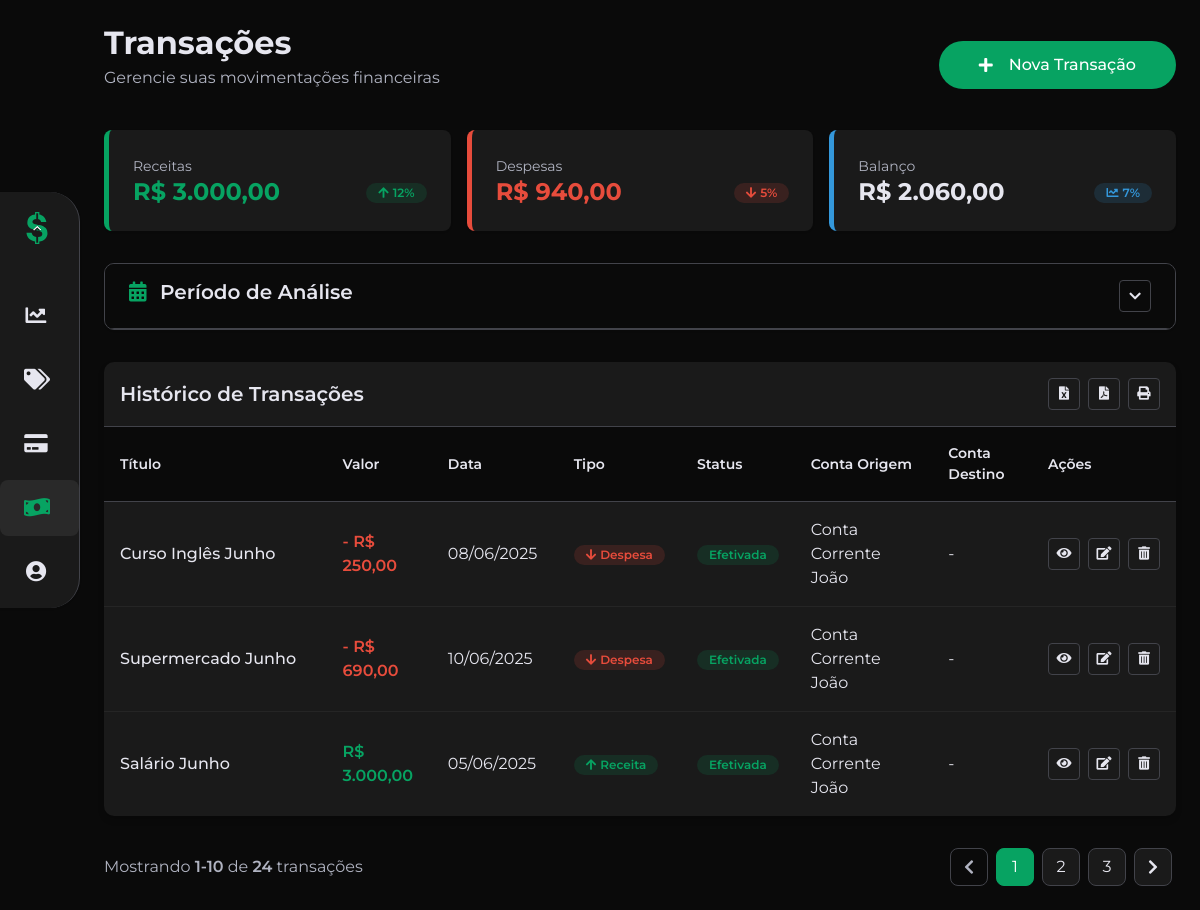
The app's page /pages/transacoes.php (signed in) with its own data.
### tables this page shows
CREATE TABLE TRANSACAO (
    ID_Transacao INT AUTO_INCREMENT PRIMARY KEY,
    Titulo varchar(150) not null,
    Descricao VARCHAR(255) NOT NULL,
    Valor DECIMAL(15,2) NOT NULL,
    FormaPagamento ENUM('debito', 'credito', 'dinheiro', 'pix', 'boleto', 'transferencia') DEFAULT NULL,
    Data DATE NOT NULL,
    DataRegistro DATETIME NOT NULL DEFAULT CURRENT_TIMESTAMP,
    Tipo ENUM('Despesa', 'Receita', 'Transferência') NOT NULL,
    Status ENUM('Pendente', 'Efetivada', 'Cancelada') NOT NULL DEFAULT 'Efetivada',
    ID_ContaRemetente INT NOT NULL,
    ID_Categoria INT,
    ID_ContaDestinataria INT,
    ID_Usuario INT NOT NULL,
    CONSTRAINT FK_Transacao_Usuario FOREIGN KEY (ID_Usuario) 
        REFERENCES USUARIO(ID_Usuario) ON DELETE CASCADE,
    CONSTRAINT FK_Transacao_Conta FOREIGN KEY (ID_ContaRemetente) 
        REFERENCES CONTA(ID_Conta) ON DELETE CASCADE,
    CONSTRAINT FK_Transacao_Categoria FOREIGN KEY (ID_Categoria) 
        REFERENCES CATEGORIA(ID_Categoria) ON DELETE SET NULL,
    CONSTRAINT FK_Transacao_ContaDestino FOREIGN KEY (ID_ContaDestinataria) 
        REFERENCES CONTA(ID_Conta) ON DELETE SET NULL
);

CREATE TABLE CONTA (
    ID_Conta INT AUTO_INCREMENT PRIMARY KEY,
    Nome VARCHAR(100) NOT NULL,
    Tipo ENUM('Corrente', 'Poupança', 'Cartão de Crédito', 'Investimento', 'Dinheiro', 'Outros') NOT NULL,
    Saldo DECIMAL(15 , 2 ) NOT NULL DEFAULT 0.00,
    Instituicao VARCHAR(100) NOT NULL,
    DataCriacao DATE NOT NULL,
    ID_Usuario INT NOT NULL,
    CONSTRAINT FK_Conta_Usuario FOREIGN KEY (ID_Usuario)
        REFERENCES USUARIO (ID_Usuario)
        ON DELETE CASCADE
);

### pages/transacoes/funcoes.php (called while the page is built, shortened)
<?php
require_once "../conexao.php";
function obterTransacoes($dataInicio = null, $dataFim = null): array {
    global $conn;
    $idUsuario = $_SESSION['id_usuario'];
    $sql = "
        SELECT
            t.*,
            cr.ID_Conta   AS ID_ContaRemetente,
            cr.Nome       AS NomeContaRemetente,
            cd.ID_Conta   AS ID_ContaDestinataria,
            cd.Nome       AS NomeContaDestinataria
        FROM TRANSACAO t
        LEFT JOIN CONTA cr ON t.ID_ContaRemetente   = cr.ID_Conta
        LEFT JOIN CONTA cd ON t.ID_ContaDestinataria = cd.ID_Conta
        WHERE t.ID_Usuario = ?
    ";
    $types  = "i";
    $params = [$idUsuario];
    if ($dataInicio !== null) {
        $sql    .= " AND t.Data >= ?";
        $types  .= "s";
        $params[] = $dataInicio;
    }
    if ($dataFim !== null) {
        $sql    .= " AND t.Data <= ?";
        $types  .= "s";
        $params[] = $dataFim;
    }
    $sql .= " ORDER BY t.ID_Transacao DESC";
    $stmt = $conn->prepare($sql);
    $stmt->bind_param($types, ...$params);
    $stmt->execute();
    $result = $stmt->get_result();
    $transacoes = $result->fetch_all(MYSQLI_ASSOC);
    return $transacoes;
}
function obterSaldoTipo($tipo, $dataInicio, $dataFim): float {
    global $conn;
    $sql = "
      SELECT COALESCE(SUM(Valor), 0) AS valor
      FROM TRANSACAO
      WHERE ID_Usuario = ?
        AND Tipo = ?
    ";
    $types  = "is";
    $params = [$_SESSION['id_usuario'], $tipo];
    if ($dataInicio !== null) {
        $sql    .= " AND Data >= ?";
        $types  .= "s";
        $params[] = $dataInicio;
    }
    if ($dataFim !== null) {
        $sql    .= " AND Data <= ?";
        $types  .= "s";
        $params[] = $dataFim;
    }
    $stmt = $conn->prepare($sql);
    $stmt->bind_param($types, ...$params);
    $stmt->execute();
    $result = $stmt->get_result();
    $row = $result->fetch_assoc();
    return (float)$row['valor'];
}
?>

### pages/transacoes.php (the view, shortened to what this page needs)
<?php
require_once 'transacoes/funcoes.php';
require_once 'header.php';
require_once 'sidebar.php';
require_once 'transacoes/modal.php';
$periodoSelecionado = $_GET['periodo'] ?? 'mes-atual';
switch ($periodoSelecionado) {
    case 'mes-atual':
    default:
        $dataInicio = date('Y-m-01');
        $dataFim    = date('Y-m-d');
        break;
}
$transacoes = obterTransacoes($dataInicio, $dataFim);
$totalReceita = obterSaldoTipo(tipo: 'Receita', dataInicio: $dataInicio, dataFim: $dataFim);
$totalDespesa = obterSaldoTipo(tipo: 'Despesa', dataInicio: $dataInicio, dataFim: $dataFim);
$totalBalanco = $totalReceita - $totalDespesa;
?>
<div class="content">
    <div class="mb-6">
        <div class="flex items-center justify-between mb-4">
            <div>
                <h2 class="text-2xl font-bold mb-1">Transações</h2>
                <p class="text-muted">Gerencie suas movimentações financeiras</p>
            </div>
            <button class="btn btn-primary btn-icon" data-toggle="modal" data-target="#transacaoModal" data-modal-open="#transacaoModal">
                <i class="fas fa-plus me-2"></i>
                Nova Transação
            </button>
        </div>
        <div class="d-flex justify-between gap-4 mt-5">
            <div class="summary-card income fade-in animation-delay-100 w-full">
                <span class="summary-label">Receitas</span>
                <div class="flex justify-between items-center">
                    <h3 class="summary-value income">
                        <?php echo 'R$ ' . number_format($totalReceita, 2, ',', '.'); ?>
                    </h3>
                    <div class="flex items-center gap-2">
                        <span class="badge badge-income"><i class="fas fa-arrow-up me-1"></i> 12%</span>
                    </div>
                </div>
            </div>
            <div class="summary-card expense fade-in animation-delay-200 w-full">
                <span class="summary-label">Despesas</span>
                <div class="flex justify-between items-center">
                    <h3 class="summary-value expense">
                        <?php echo 'R$ ' . number_format($totalDespesa, 2, ',', '.'); ?>
                    </h3>
                    <div class="flex items-center gap-2">
                        <span class="badge badge-expense"><i class="fas fa-arrow-down me-1"></i> 5%</span>
                    </div>
                </div>
            </div>
            <div class="summary-card balance fade-in animation-delay-300 w-full">
                <span class="summary-label">Balanço</span>
                <div class="flex justify-between items-center">
                    <h3 class="summary-value">
                        <?php echo 'R$ ' . number_format($totalBalanco, 2, ',', '.'); ?>
                    </h3>
                    <div class="flex items-center gap-2">
                        <span class="badge badge-info"><i class="fas fa-chart-line me-1"></i> 7%</span>
                    </div>
                </div>
            </div>
        </div>
    </div>
    <div class="card mb-6 fade-in animation-delay-100">
        <div class="card__header">
            <div class="flex justify-between items-center">
                <h4 class="card__title">
                    <i class="fas fa-calendar-alt me-2 text-primary"></i> Período de Análise
                </h4>
                <button class="btn-action" id="togglePeriodFilter">
                    <i class="fas fa-chevron-down transition-fast"></i>
                </button>
            </div>
        </div>
    </div>
    <div class="transaction-table-container fade-in-up">
        <div class="p-4 flex justify-between items-center border-bottom">
            <h4 class="font-semibold m-0">Histórico de Transações</h4>
            <div class="flex gap-2">
                <button class="btn-action" title="Exportar para Excel">
                    <i class="fas fa-file-excel"></i>
                </button>
                <button class="btn-action" title="Exportar para PDF">
                    <i class="fas fa-file-pdf"></i>
                </button>
                <button class="btn-action" title="Imprimir">
                    <i class="fas fa-print"></i>
                </button>
            </div>
        </div>
        <table class="transaction-table">
            <thead>
                <tr>
                    <th width="25%">Título</th>
                    <th width="10%">Valor</th>
                    <th width="12%">Data</th>
                    <th width="10%">Tipo</th>
                    <th width="10%">Status</th>
                    <th width="15%">Conta Origem</th>
                    <th width="10%">Conta Destino</th>
                    <th width="8%" class="text-center">Ações</th>
                </tr>
            </thead>
            <tbody>
                <?php
                if (empty($transacoes)) {
                    echo '<tr><td colspan="8">';
                    echo '<div class="empty-state my-5">';
                    echo '<i class="fas fa-receipt empty-state__icon"></i>';
                    echo '<h3 class="empty-state__title">Nenhuma transação encontrada</h3>';
                    echo '<p class="empty-state__description">Comece a registrar suas transações financeiras para visualizá-las aqui.</p>';
                    echo '<button class="btn btn-primary btn-icon" data-toggle="modal" data-target="#transacaoModal" data-modal-open="#transacaoModal">';
                    echo '<i class="fas fa-plus me-2"></i> Criar Primeira Transação';
                    echo '</button>';
                    echo '</div>';
                    echo '</td></tr>';
                } else {
                    $delay = 100;
                    foreach ($transacoes as $transacao) {
                        $tipoBadgeClass = 'badge-transfer';
                        $valorClass = '';
                        if ($transacao['Tipo'] === 'Receita') {
                            $tipoBadgeClass = 'badge-income';
                            $valorClass = 'text-income';
                        } elseif ($transacao['Tipo'] === 'Despesa') {
                            $tipoBadgeClass = 'badge-expense';
                            $valorClass = 'text-expense';
                        }
                        $statusBadgeClass = 'badge-pending';
                        if ($transacao['Status'] === 'Efetivada') {
                            $statusBadgeClass = 'badge-completed';
                        } elseif ($transacao['Status'] === 'Cancelada') {
                            $statusBadgeClass = 'badge-canceled';
                        }
                        echo "<tr class='fade-in-up' style='animation-delay: {$delay}ms'>";
                        echo "<td class='font-medium'>" . htmlspecialchars($transacao['Titulo']) . "</td>";
                        echo "<td class='font-semibold {$valorClass}'>" .
                             (($transacao['Tipo'] === 'Despesa') ? '- ' : '') .
                             "R$ " . number_format($transacao['Valor'], 2, ',', '.') .
                             "</td>";
                        $data = new DateTime($transacao['Data']);
                        echo "<td>" . $data->format('d/m/Y') . "</td>";
                        echo "<td><span class='badge {$tipoBadgeClass}'>" .
                             "<i class='fas fa-" .
                             ($transacao['Tipo'] === 'Receita' ? 'arrow-up' :
                             ($transacao['Tipo'] === 'Despesa' ? 'arrow-down' : 'exchange-alt')) .
                             " me-1'></i>" .
                             htmlspecialchars($transacao['Tipo']) . "</span></td>";
                        echo "<td><span class='badge {$statusBadgeClass}'>" . htmlspecialchars($transacao['Status']) . "</span></td>";
                        echo "<td>" . htmlspecialchars($transacao['NomeContaRemetente']) . "</td>";
                        echo "<td>" . ($transacao['NomeContaDestinataria'] !== null ? htmlspecialchars($transacao['NomeContaDestinataria']) : '-') . "</td>";
                        echo "<td>";
                        echo "<div class='flex justify-center gap-2'>";
                        echo "<button class='btn-action view' title='Visualizar' data-toggle='modal' data-target='#visualizarTransacaoModal'
                               data-id='" . $transacao['ID_Transacao'] . "'>
                              <i class='fas fa-eye'></i>
                              </button>";
                        echo "<button class='btn-action edit' title='Editar' data-toggle='modal' data-target='#editarTransacaoModal' data-modal-open='#editarTransacaoModal''
                               data-id='" . $transacao['ID_Transacao'] . "'
                               data-titulo='" . htmlspecialchars($transacao['Titulo']) . "'
                               data-descricao='" . htmlspecialchars($transacao['Descricao']) . "'
                               data-valor='" . $transacao['Valor'] . "'
                               data-data='" . $transacao['Data'] . "'
                               data-tipo='" . htmlspecialchars($transacao['Tipo']) . "'
                               data-status='" . $transacao['Status'] . "'
                               data-categoria='" . $transacao['ID_Categoria'] . "'
                               data-forma-pagamento='" . $transacao['FormaPagamento'] . "'
                               data-conta-remetente='" . htmlspecialchars($transacao['ID_ContaRemetente']) . "'
                               data-conta-remetente-nome='" . htmlspecialchars($transacao['NomeContaRemetente']) . "'
                               data-conta-destinataria='" . ($transacao['ID_ContaDestinataria'] !== null ? htmlspecialchars($transacao['ID_ContaDestinataria']) : '') . "'
                               data-conta-destinataria-nome='" . ($transacao['NomeContaDestinataria'] !== null ? htmlspecialchars($transacao['NomeContaDestinataria']) : '-') . "'>
                              <i class='fas fa-edit'></i>
                              </button>";
                        echo "<button class='btn-action delete' title='Excluir' data-toggle='modal' data-target='#excluirTransacaoModal' data-modal-open='#excluirTransacaoModal'
                               data-id='" . $transacao['ID_Transacao'] . "'
                               data-titulo='" . htmlspecialchars($transacao['Titulo']) . "'>
                              <i class='fas fa-trash-alt'></i>
                              </button>";
                        echo "</div>";
                        echo "</td>";
                        echo "</tr>";
                        $delay += 50;
                    }
                }
                ?>
            </tbody>
        </table>
    </div>
    <div class="flex justify-between items-center mt-5">
        <div class="text-muted">
            Mostrando <span class="font-semibold">1-10</span> de <span class="font-semibold">24</span> transações
        </div>
        <nav aria-label="Navegação de páginas">
            <ul class="pagination">
                <li class="page-item disabled">
                    <a class="page-link" href="#" aria-label="Anterior">
                        <i class="fas fa-chevron-left"></i>
                    </a>
                </li>
                <li class="page-item active"><a class="page-link" href="#">1</a></li>
                <li class="page-item"><a class="page-link" href="#">2</a></li>
                <li class="page-item"><a class="page-link" href="#">3</a></li>
                <li class="page-item">
                    <a class="page-link" href="#" aria-label="Próxima">
                        <i class="fas fa-chevron-right"></i>
                    </a>
                </li>
            </ul>
        </nav>
    </div>
</div>
<?php
require_once 'footer.php';
?>

### pages/transacoes/modal/modal.css (style rules this page uses)
.btn { border-radius: 50px; font-size: 1rem; font-weight: 500; padding: 12px 40px; transition: all 0.3s ease; }
.btn-primary { background-color: var(--accent-clr); border: none; }

### pages/transacoes/modal.php (style rules this page uses)
:root { --base-clr: #0a0a0a; --line-clr: #42434a; --hover-clr: #053F27; --text-clr: #e6e6ef; --accent-clr: #07A362; --secondary-text-clr: #b0b3c1; --background-clr: #f5f5f5; --input-bg-clr: #f5f5f5; --box-shadow-clr: rgba(10, 10, 10, 0.5); --hover-overlay-clr: rgba(10, 10, 10, 0.2); }

### records on screen
transacao: Titulo "Curso Inglês Junho", Valor "250,00", Data "08/06/2025", Tipo "Despesa", Status "Efetivada", ID_ContaRemetente.Nome "Conta Corrente João"
transacao: Titulo "Supermercado Junho", Valor "690,00", Data "10/06/2025", Tipo "Despesa", Status "Efetivada", ID_ContaRemetente.Nome "Conta Corrente João"
transacao: Titulo "Salário Junho", Valor "3.000,00", Data "05/06/2025", Tipo "Receita", Status "Efetivada", ID_ContaRemetente.Nome "Conta Corrente João"

### other values on screen
$totalReceita "3.000,00"
$totalDespesa "940,00"
$totalBalanco "2.060,00"
